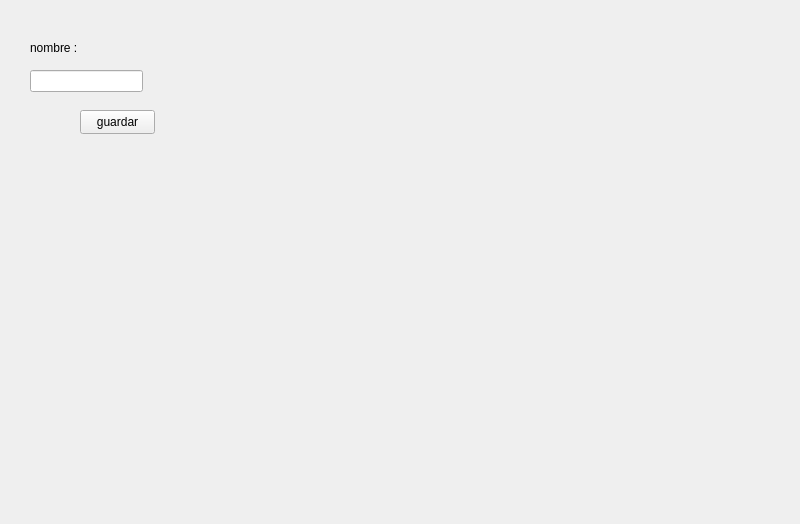
<?xml version="1.0" encoding="UTF-8"?>
<ui version="4.0">
 <class>MainWindow</class>
 <widget class="QMainWindow" name="MainWindow">
  <property name="geometry">
   <rect>
    <x>0</x>
    <y>0</y>
    <width>800</width>
    <height>524</height>
   </rect>
  </property>
  <property name="windowTitle">
   <string>datos</string>
  </property>
  <widget class="QWidget" name="centralwidget">
   <widget class="QLineEdit" name="txtNombre">
    <property name="geometry">
     <rect>
      <x>30</x>
      <y>70</y>
      <width>113</width>
      <height>22</height>
     </rect>
    </property>
   </widget>
   <widget class="QLabel" name="label">
    <property name="geometry">
     <rect>
      <x>30</x>
      <y>40</y>
      <width>49</width>
      <height>16</height>
     </rect>
    </property>
    <property name="text">
     <string>nombre :</string>
    </property>
   </widget>
   <widget class="QPushButton" name="Guardar">
    <property name="geometry">
     <rect>
      <x>80</x>
      <y>110</y>
      <width>75</width>
      <height>24</height>
     </rect>
    </property>
    <property name="text">
     <string>guardar</string>
    </property>
   </widget>
  </widget>
 </widget>
 <resources/>
 <connections/>
</ui>
